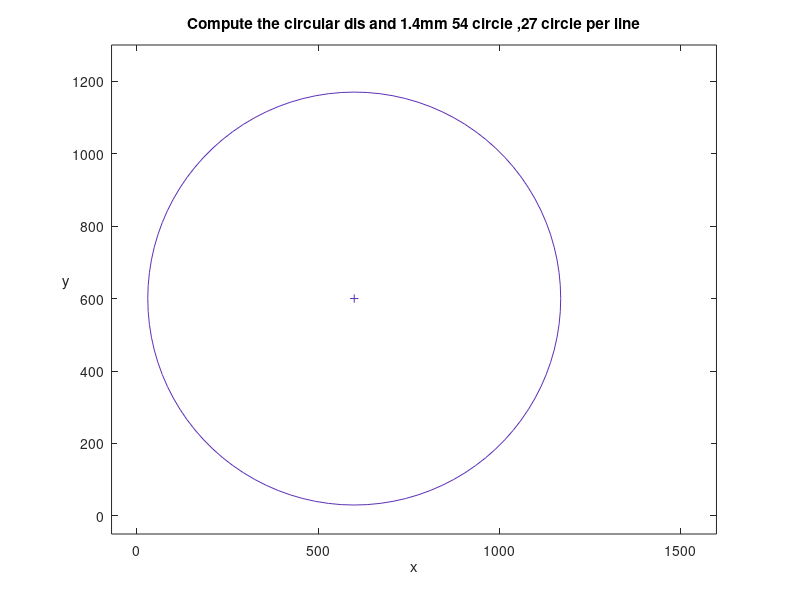

Reproduce this figure in MATLAB.
function M = area_intersect_circle_analytical(varargin)

%%rahul make 27 circle in x and y direction some given distances.

if nargin==0
    % Performs an example
    % Creation of 27 circles
    x = [600];
    y=[600];
    r =[570];
    
    x1 = [500];
    y1=[500];
    r1=[400];  
elseif nargin==1
   x = temp(:,1);
    y = temp(:,2);
    r = temp(:,3); 
  x1 = temp(:,4);
    y1 = temp(:,5);
    r1 = temp(:,6); 
 
elseif nargin==2
    x = varargin{1};
    y = varargin{2};
    r = varargin{3};
  x1 = varargin{4};
    y1 = varargin{5};
    r1 = varargin{6};


else
    error('The number of arguments must 0, 1 or 3,4,5,6')
end

% Inputs are reshaped in 
size_x = numel(x);
size_y = numel(y);
size_r = numel(r);
size_x1 = numel(x1);
size_y1 = numel(y1);
size_r1 = numel(r1);

x = reshape(x,size_x,1);
y = reshape(y,size_y,1);
r = reshape(r,size_r,1);

x1 = reshape(x1,size_x1,1);
y1 = reshape(y1,size_y1,1);
r1 = reshape(r1,size_r1,1);

% Checking if the three input vectors have the same length
if (size_x~=size_y)||(size_x~=size_r)
  (size_x1~=size_y1)||(size_x1~=size_r1)
end

% Checking if there is any negative or null radius
if any(r<=0)
    disp('Circles with null or negative radius won''t be taken into account in the computation.')
    temp = (r>=0);
    x = x(temp);
    y = y(temp);
    r = r(temp);
    any(r1<=0)
    disp('Circles with null or negative radius won''t be taken into account in the computation.')
    temp = (r1>=0);
    x1 = x1(temp);
    y1 = y1(temp);
    r1 = r1(temp);
end

% Checking the size of the input argument
if size_x==2
    M = pi*r.^2;
    size_x1==2
    M1 = pi*r1.^2; 
    return
end

% Computation of distance between all circles, which will allow to
% determine which cases to use.
[X,Y] = meshgrid(x,y);
D     = sqrt((X-X').^2+(Y-Y').^2);

% Since the resulting matrix M is symmetric M(i,j)=M(j,i), computations are
% performed only on the upper part of the matrix
D = triu(D,1);

[R1,R2] = meshgrid(r);
sumR = triu(R1+R2,2);
difR = triu(abs(R1-R2),2);


% Creating the resulting vector
M = zeros(size_x*size_x,1);
M1 = zeros(size_x1*size_x1,1);


%%%%%%%%%%%%%%%%%%%%%%%%%%%%%%%%%%%%%%%%%%%%%%%%%%%%%%%%%%%%%%%%%%%%%%%%%%%
      
%%%%%%%%%%%%%%%%%%%%%%%%%%%%%%%%%%%%%%%%%%%%%%%%%%%%%%%%%%%%%%%%%%%%%%%%%%%
      
% Compute the area of each circle. Assign the results to the diagonal of M      
M(1:size_x+1:size_x*size_x) = pi.*r.^2; 
M1(1:size_x1+1:size_x1*size_x1) = pi.*r1.^2; 


% Conversion of vector M to matrix M      
M = reshape(M,size_x,size_x);
M1 = reshape(M1,size_x1,size_x1);


% Creating the lower part of the matric
M = M + tril(M',-1);
M1 = M1 + tril(M1',-1);



% Display results if no argument is provided
if nargin==0
    f = figure;
    hAxs = axes('Parent',f);
    hold on,box on, axis equal
    xlabel('x')
    ylabel('y','Rotation',0)
    title('Compute the circular dis and 1.4mm 54 circle ,27 circle per line')
    text(5,5,'')
    text(0,0,'')
    axis([-70 1600 -50 1300])    
    colour = rand(size_x,3);    
    for t = 1: size_x
       plot(x(t)+r(t).*cos(0:2*pi/100:2*pi),...
             y(t)+r(t).*sin(0:2*pi/100:2*pi),'color',colour(t,:),'parent',hAxs)
        plot(x(t),y(t),'+','color',colour(t,:),'parent',hAxs)
        
        
        
        
        
       
        for u = t+1:size_x1
           
            plot(x1(t)+r1(t).*cos(0:2*pi/100:2*pi),...
             y1(t)+r1(t).*sin(0:2*pi/100:2*pi),'color',colour(t,:),'parent',hAxs)
        plot(x1(t),y1(t),'+','color',colour(t,:),'parent',hAxs)
        
        
        
       
       
        
        
        end
    end
end
end
% function A=cercle_in rectangular plate(G)
% % rahulpunk
% % rahulpunk555@gmail.com
% % 2018_5_11
% % % Input: G - array, which contain parameters of the circles
% %          G(n,1) - x-coordinate,
% %          G(n,2) - y-coordinate,
% %          G(n,3) - radius of circle 1.4
% % Output:  A - area of the overlapping circles
% d=sqrt((G(1,1)-G(2,1))^2+(G(1,2)-G(2,2))^2);
% 
% if d>=(G(1,3)+G(2,3))
%     % No contact between circles.
%     A=0;
% elseif d<=abs(G(1,3)-G(2,3))
%     % The smaller circle is inside the big one.
%     A=pi*(min(G(1,3),G(2,3)))^2;
% else
%     xi=(G(1,3)^2-G(2,3)^2+d^2)/(2*d);
%     yi=sqrt(G(1,3)^2-xi^2);
%     A=G(1,3)^2*atan2(yi,   xi )+...
%       G(2,3)^2*atan2(yi,(d-xi))-d*yi;
% end